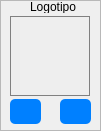
       <widget class="QFrame" name="frame_logo">
        <property name="minimumSize">
         <size>
          <width>101</width>
          <height>131</height>
         </size>
        </property>
        <property name="maximumSize">
         <size>
          <width>101</width>
          <height>131</height>
         </size>
        </property>
        <property name="styleSheet">
         <string notr="true">QFrame#frame_logo{
	background: white;
	border: 1px solid gray;
}</string>
        </property>
        <property name="frameShape">
         <enum>QFrame::StyledPanel</enum>
        </property>
        <property name="frameShadow">
         <enum>QFrame::Raised</enum>
        </property>
        <widget class="QPushButton" name="btn_buscar_arquivo_imagem_logo">
         <property name="geometry">
          <rect>
           <x>10</x>
           <y>99</y>
           <width>31</width>
           <height>25</height>
          </rect>
         </property>
         <property name="minimumSize">
          <size>
           <width>31</width>
           <height>25</height>
          </size>
         </property>
         <property name="maximumSize">
          <size>
           <width>31</width>
           <height>25</height>
          </size>
         </property>
         <property name="focusPolicy">
          <enum>Qt::NoFocus</enum>
         </property>
         <property name="toolTip">
          <string>Buscar Logotipo</string>
         </property>
         <property name="styleSheet">
          <string notr="true">QPushButton#btn_buscar_arquivo_imagem_logo{
	background-color: #0080ff ;
	color: #fff;
	border-radius: 5px;
}
QPushButton#btn_buscar_arquivo_imagem_logo:hover{
	background-color:  #0073e6;
}
QPushButton#btn_buscar_arquivo_imagem_logo:pressed {
	background-color: #0059b3;
}
QPushButton#btn_buscar_arquivo_imagem_logo:disabled {
	background-color:  #a6a6a6;
	color: #6a6767;
}</string>
         </property>
         <property name="text">
          <string/>
         </property>
         <property name="icon">
          <iconset>
           <normaloff>../imagens/pasta_imagem.png</normaloff>../imagens/pasta_imagem.png</iconset>
         </property>
        </widget>
        <widget class="QLabel" name="lbl_logo">
         <property name="geometry">
          <rect>
           <x>10</x>
           <y>16</y>
           <width>80</width>
           <height>80</height>
          </rect>
         </property>
         <property name="minimumSize">
          <size>
           <width>80</width>
           <height>80</height>
          </size>
         </property>
         <property name="font">
          <font>
           <pointsize>10</pointsize>
          </font>
         </property>
         <property name="styleSheet">
          <string notr="true">QLabel#lbl_logo{
	background: #eeeeee;
	border: 1px solid gray;
}</string>
         </property>
         <property name="text">
          <string/>
         </property>
         <property name="pixmap">
          <pixmap>../../../GIM/images/guavira.png</pixmap>
         </property>
         <property name="scaledContents">
          <bool>true</bool>
         </property>
         <property name="alignment">
          <set>Qt::AlignCenter</set>
         </property>
         <property name="margin">
          <number>5</number>
         </property>
        </widget>
        <widget class="QPushButton" name="btn_deletar_imagem_logo">
         <property name="geometry">
          <rect>
           <x>60</x>
           <y>99</y>
           <width>31</width>
           <height>25</height>
          </rect>
         </property>
         <property name="minimumSize">
          <size>
           <width>31</width>
           <height>25</height>
          </size>
         </property>
         <property name="maximumSize">
          <size>
           <width>31</width>
           <height>25</height>
          </size>
         </property>
         <property name="focusPolicy">
          <enum>Qt::NoFocus</enum>
         </property>
         <property name="toolTip">
          <string>Excluir Logotipo</string>
         </property>
         <property name="styleSheet">
          <string notr="true">QPushButton#btn_deletar_imagem_logo{
	background-color: #0080ff ;
	color: #fff;
	border-radius: 5px;
}
QPushButton#btn_deletar_imagem_logo:hover{
	background-color:  #0073e6;
}
QPushButton#btn_deletar_imagem_logo:pressed {
	background-color: #0059b3;
}
QPushButton#btn_deletar_imagem_logo:disabled {
	background-color:  #a6a6a6;
	color: #6a6767;
}</string>
         </property>
         <property name="text">
          <string/>
         </property>
         <property name="icon">
          <iconset>
           <normaloff>../imagens/cancelfile.png</normaloff>../imagens/cancelfile.png</iconset>
         </property>
        </widget>
        <widget class="QLabel" name="lbl_logotipo">
         <property name="geometry">
          <rect>
           <x>30</x>
           <y>0</y>
           <width>47</width>
           <height>13</height>
          </rect>
         </property>
         <property name="minimumSize">
          <size>
           <width>47</width>
           <height>13</height>
          </size>
         </property>
         <property name="maximumSize">
          <size>
           <width>47</width>
           <height>13</height>
          </size>
         </property>
         <property name="text">
          <string>Logotipo</string>
         </property>
        </widget>
       </widget>
